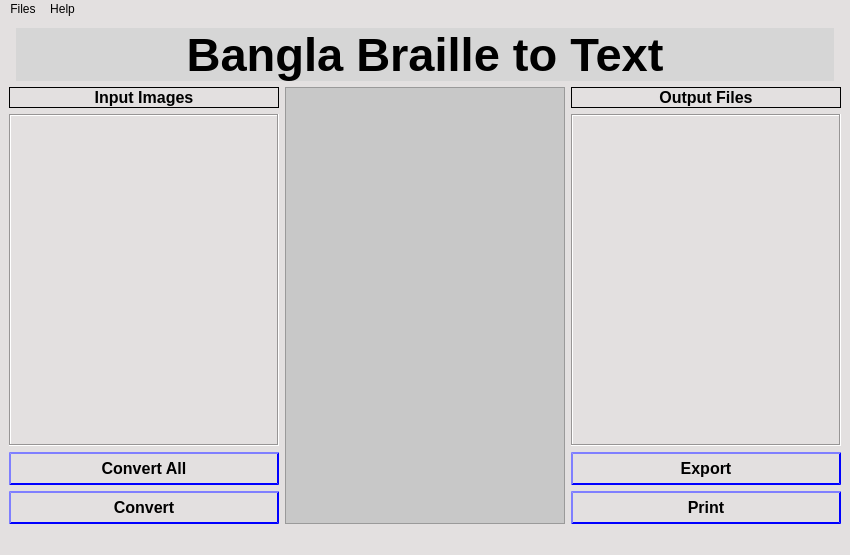
<?xml version="1.0" encoding="UTF-8"?>
<ui version="4.0">
 <class>MainWindow</class>
 <widget class="QMainWindow" name="MainWindow">
  <property name="geometry">
   <rect>
    <x>0</x>
    <y>0</y>
    <width>850</width>
    <height>555</height>
   </rect>
  </property>
  <property name="windowTitle">
   <string>MainWindow</string>
  </property>
  <property name="layoutDirection">
   <enum>Qt::LeftToRight</enum>
  </property>
  <property name="styleSheet">
   <string notr="true">background: rgb(227, 224, 224);</string>
  </property>
  <widget class="QWidget" name="centralwidget">
   <property name="layoutDirection">
    <enum>Qt::LeftToRight</enum>
   </property>
   <layout class="QHBoxLayout" name="horizontalLayout_5">
    <item>
     <layout class="QVBoxLayout" name="verticalLayout_3">
      <item>
       <layout class="QHBoxLayout" name="horizontalLayout">
        <property name="spacing">
         <number>0</number>
        </property>
        <item>
         <widget class="QLabel" name="labelIIT">
          <property name="sizePolicy">
           <sizepolicy hsizetype="Minimum" vsizetype="Maximum">
            <horstretch>0</horstretch>
            <verstretch>0</verstretch>
           </sizepolicy>
          </property>
          <property name="baseSize">
           <size>
            <width>0</width>
            <height>0</height>
           </size>
          </property>
          <property name="text">
           <string/>
          </property>
          <property name="pixmap">
           <pixmap resource="Resources.qrc">:/logo/iitLogo.jpg</pixmap>
          </property>
          <property name="scaledContents">
           <bool>true</bool>
          </property>
         </widget>
        </item>
        <item>
         <widget class="QLabel" name="labelAppName">
          <property name="sizePolicy">
           <sizepolicy hsizetype="Expanding" vsizetype="Preferred">
            <horstretch>0</horstretch>
            <verstretch>0</verstretch>
           </sizepolicy>
          </property>
          <property name="font">
           <font>
            <pointsize>35</pointsize>
            <bold>true</bold>
           </font>
          </property>
          <property name="styleSheet">
           <string notr="true">background: rgb(214, 214, 214);
background-image: url(:/logo/background1.jpg);
</string>
          </property>
          <property name="text">
           <string>Bangla Braille to Text</string>
          </property>
          <property name="alignment">
           <set>Qt::AlignCenter</set>
          </property>
         </widget>
        </item>
        <item>
         <widget class="QLabel" name="labelICT">
          <property name="sizePolicy">
           <sizepolicy hsizetype="Minimum" vsizetype="Preferred">
            <horstretch>0</horstretch>
            <verstretch>0</verstretch>
           </sizepolicy>
          </property>
          <property name="text">
           <string/>
          </property>
          <property name="pixmap">
           <pixmap resource="Resources.qrc">:/logo/ictLogo.jpg</pixmap>
          </property>
          <property name="scaledContents">
           <bool>true</bool>
          </property>
         </widget>
        </item>
       </layout>
      </item>
      <item>
       <layout class="QHBoxLayout" name="horizontalLayout_4">
        <item>
         <layout class="QVBoxLayout" name="verticalLayout_2">
          <item>
           <widget class="QLabel" name="label_2">
            <property name="enabled">
             <bool>true</bool>
            </property>
            <property name="sizePolicy">
             <sizepolicy hsizetype="Preferred" vsizetype="Fixed">
              <horstretch>0</horstretch>
              <verstretch>0</verstretch>
             </sizepolicy>
            </property>
            <property name="minimumSize">
             <size>
              <width>0</width>
              <height>0</height>
             </size>
            </property>
            <property name="font">
             <font>
              <pointsize>12</pointsize>
              <bold>true</bold>
             </font>
            </property>
            <property name="frameShape">
             <enum>QFrame::Box</enum>
            </property>
            <property name="text">
             <string>Input Images</string>
            </property>
            <property name="alignment">
             <set>Qt::AlignCenter</set>
            </property>
           </widget>
          </item>
          <item>
           <widget class="OListView" name="openListView">
            <property name="sizePolicy">
             <sizepolicy hsizetype="Maximum" vsizetype="Expanding">
              <horstretch>0</horstretch>
              <verstretch>0</verstretch>
             </sizepolicy>
            </property>
            <property name="minimumSize">
             <size>
              <width>270</width>
              <height>0</height>
             </size>
            </property>
            <property name="font">
             <font>
              <pointsize>14</pointsize>
             </font>
            </property>
            <property name="frameShape">
             <enum>QFrame::Box</enum>
            </property>
            <property name="lineWidth">
             <number>1</number>
            </property>
           </widget>
          </item>
          <item>
           <layout class="QVBoxLayout" name="verticalLayout_4">
            <item>
             <widget class="QPushButton" name="convrtAll">
              <property name="sizePolicy">
               <sizepolicy hsizetype="Fixed" vsizetype="Fixed">
                <horstretch>0</horstretch>
                <verstretch>0</verstretch>
               </sizepolicy>
              </property>
              <property name="minimumSize">
               <size>
                <width>270</width>
                <height>0</height>
               </size>
              </property>
              <property name="font">
               <font>
                <pointsize>12</pointsize>
                <bold>true</bold>
               </font>
              </property>
              <property name="focusPolicy">
               <enum>Qt::ClickFocus</enum>
              </property>
              <property name="styleSheet">
               <string notr="true">border-color: blue;
border-width:2px;
border-style:outset;
padding: 5px 10px;
</string>
              </property>
              <property name="text">
               <string>Convert All</string>
              </property>
             </widget>
            </item>
            <item>
             <widget class="QPushButton" name="convrt">
              <property name="sizePolicy">
               <sizepolicy hsizetype="Fixed" vsizetype="Fixed">
                <horstretch>0</horstretch>
                <verstretch>0</verstretch>
               </sizepolicy>
              </property>
              <property name="minimumSize">
               <size>
                <width>270</width>
                <height>0</height>
               </size>
              </property>
              <property name="font">
               <font>
                <pointsize>12</pointsize>
                <bold>true</bold>
               </font>
              </property>
              <property name="mouseTracking">
               <bool>true</bool>
              </property>
              <property name="styleSheet">
               <string notr="true">border-color: blue;
border-width:2px;
border-style:outset;
padding: 5px 10px;
</string>
              </property>
              <property name="text">
               <string>Convert</string>
              </property>
             </widget>
            </item>
           </layout>
          </item>
         </layout>
        </item>
        <item>
         <widget class="QScrollArea" name="scrollArea">
          <property name="sizePolicy">
           <sizepolicy hsizetype="Expanding" vsizetype="Expanding">
            <horstretch>0</horstretch>
            <verstretch>3</verstretch>
           </sizepolicy>
          </property>
          <property name="styleSheet">
           <string notr="true">background: rgb(200, 200, 200);</string>
          </property>
          <property name="verticalScrollBarPolicy">
           <enum>Qt::ScrollBarAsNeeded</enum>
          </property>
          <property name="horizontalScrollBarPolicy">
           <enum>Qt::ScrollBarAsNeeded</enum>
          </property>
          <property name="sizeAdjustPolicy">
           <enum>QAbstractScrollArea::AdjustIgnored</enum>
          </property>
          <property name="widgetResizable">
           <bool>false</bool>
          </property>
          <property name="alignment">
           <set>Qt::AlignCenter</set>
          </property>
          <widget class="QWidget" name="scrollAreaWidgetContents">
           <property name="geometry">
            <rect>
             <x>0</x>
             <y>0</y>
             <width>248</width>
             <height>408</height>
            </rect>
           </property>
           <property name="sizePolicy">
            <sizepolicy hsizetype="Expanding" vsizetype="Expanding">
             <horstretch>0</horstretch>
             <verstretch>0</verstretch>
            </sizepolicy>
           </property>
           <widget class="ImageLabel" name="imageLabel">
            <property name="geometry">
             <rect>
              <x>-11</x>
              <y>-21</y>
              <width>950</width>
              <height>831</height>
             </rect>
            </property>
            <property name="sizePolicy">
             <sizepolicy hsizetype="Maximum" vsizetype="Expanding">
              <horstretch>0</horstretch>
              <verstretch>0</verstretch>
             </sizepolicy>
            </property>
            <property name="minimumSize">
             <size>
              <width>250</width>
              <height>250</height>
             </size>
            </property>
            <property name="styleSheet">
             <string notr="true">background: rgb(200, 200, 200);
margin-top:0px;</string>
            </property>
            <property name="text">
             <string>Go to Files -&gt; Open Images to start converting.
Explore Help -&gt; Instruction for more options.</string>
            </property>
            <property name="alignment">
             <set>Qt::AlignHCenter|Qt::AlignTop</set>
            </property>
            <property name="margin">
             <number>25</number>
            </property>
           </widget>
          </widget>
         </widget>
        </item>
        <item>
         <layout class="QVBoxLayout" name="verticalLayout">
          <item>
           <widget class="QLabel" name="label_3">
            <property name="sizePolicy">
             <sizepolicy hsizetype="Preferred" vsizetype="Fixed">
              <horstretch>0</horstretch>
              <verstretch>0</verstretch>
             </sizepolicy>
            </property>
            <property name="font">
             <font>
              <pointsize>12</pointsize>
              <bold>true</bold>
              <stylestrategy>PreferDefault</stylestrategy>
             </font>
            </property>
            <property name="frameShape">
             <enum>QFrame::Box</enum>
            </property>
            <property name="lineWidth">
             <number>1</number>
            </property>
            <property name="text">
             <string>Output Files</string>
            </property>
            <property name="alignment">
             <set>Qt::AlignCenter</set>
            </property>
           </widget>
          </item>
          <item>
           <widget class="OListView" name="resultListView">
            <property name="sizePolicy">
             <sizepolicy hsizetype="Fixed" vsizetype="Expanding">
              <horstretch>0</horstretch>
              <verstretch>0</verstretch>
             </sizepolicy>
            </property>
            <property name="minimumSize">
             <size>
              <width>270</width>
              <height>0</height>
             </size>
            </property>
            <property name="baseSize">
             <size>
              <width>0</width>
              <height>0</height>
             </size>
            </property>
            <property name="font">
             <font>
              <pointsize>14</pointsize>
             </font>
            </property>
            <property name="frameShape">
             <enum>QFrame::Box</enum>
            </property>
            <property name="lineWidth">
             <number>1</number>
            </property>
           </widget>
          </item>
          <item>
           <layout class="QVBoxLayout" name="verticalLayout_5">
            <item>
             <widget class="QPushButton" name="btnExport">
              <property name="sizePolicy">
               <sizepolicy hsizetype="Fixed" vsizetype="Fixed">
                <horstretch>0</horstretch>
                <verstretch>0</verstretch>
               </sizepolicy>
              </property>
              <property name="minimumSize">
               <size>
                <width>270</width>
                <height>15</height>
               </size>
              </property>
              <property name="baseSize">
               <size>
                <width>270</width>
                <height>0</height>
               </size>
              </property>
              <property name="font">
               <font>
                <pointsize>12</pointsize>
                <bold>true</bold>
               </font>
              </property>
              <property name="styleSheet">
               <string notr="true">border-color: blue;
border-width:2px;
border-style:outset;
padding: 5px 20px;
</string>
              </property>
              <property name="text">
               <string>Export</string>
              </property>
              <property name="flat">
               <bool>false</bool>
              </property>
             </widget>
            </item>
            <item>
             <widget class="QPushButton" name="btnPrint">
              <property name="sizePolicy">
               <sizepolicy hsizetype="Fixed" vsizetype="Fixed">
                <horstretch>0</horstretch>
                <verstretch>0</verstretch>
               </sizepolicy>
              </property>
              <property name="minimumSize">
               <size>
                <width>270</width>
                <height>0</height>
               </size>
              </property>
              <property name="baseSize">
               <size>
                <width>10</width>
                <height>0</height>
               </size>
              </property>
              <property name="font">
               <font>
                <pointsize>12</pointsize>
                <bold>true</bold>
               </font>
              </property>
              <property name="mouseTracking">
               <bool>true</bool>
              </property>
              <property name="styleSheet">
               <string notr="true">border-color: blue;
border-width:2px;
border-style:outset;
padding: 5px 20px;
</string>
              </property>
              <property name="text">
               <string>Print</string>
              </property>
              <property name="flat">
               <bool>false</bool>
              </property>
             </widget>
            </item>
           </layout>
          </item>
         </layout>
        </item>
       </layout>
      </item>
     </layout>
    </item>
   </layout>
  </widget>
  <widget class="QMenuBar" name="menubar">
   <property name="geometry">
    <rect>
     <x>0</x>
     <y>0</y>
     <width>850</width>
     <height>22</height>
    </rect>
   </property>
   <widget class="QMenu" name="menuFiles">
    <property name="title">
     <string>Files</string>
    </property>
    <addaction name="actionOpenFiles"/>
    <addaction name="actionAddFiles"/>
    <addaction name="actionRemoveFileForOpen"/>
    <addaction name="actionQuit"/>
   </widget>
   <widget class="QMenu" name="menuHelp">
    <property name="title">
     <string>Help</string>
    </property>
    <addaction name="actionManuals"/>
    <addaction name="actionAbout_Us"/>
   </widget>
   <addaction name="menuFiles"/>
   <addaction name="menuHelp"/>
  </widget>
  <widget class="QStatusBar" name="statusbar">
   <property name="toolTip">
    <string/>
   </property>
   <property name="toolTipDuration">
    <number>-1</number>
   </property>
   <property name="whatsThis">
    <string/>
   </property>
   <property name="sizeGripEnabled">
    <bool>true</bool>
   </property>
  </widget>
  <action name="actionOpenFiles">
   <property name="text">
    <string>Open Images</string>
   </property>
   <property name="shortcut">
    <string>Ctrl+O</string>
   </property>
  </action>
  <action name="actionAddFiles">
   <property name="text">
    <string>Add Images</string>
   </property>
   <property name="shortcut">
    <string>Ctrl+A</string>
   </property>
  </action>
  <action name="actionQuit">
   <property name="text">
    <string>Exit</string>
   </property>
   <property name="shortcut">
    <string>Ctrl+X</string>
   </property>
  </action>
  <action name="actionEnvironmenVariable">
   <property name="text">
    <string>Tools</string>
   </property>
  </action>
  <action name="actionDebug">
   <property name="text">
    <string>Debug Window</string>
   </property>
  </action>
  <action name="actionIsDebug">
   <property name="checkable">
    <bool>true</bool>
   </property>
   <property name="text">
    <string>Debug Mood</string>
   </property>
  </action>
  <action name="actionManuals">
   <property name="text">
    <string>Instruction</string>
   </property>
  </action>
  <action name="actionRemoveFileForOpen">
   <property name="text">
    <string>Remove  Images</string>
   </property>
  </action>
  <action name="actionAbout_Us">
   <property name="text">
    <string>About Us</string>
   </property>
  </action>
 </widget>
 <customwidgets>
  <customwidget>
   <class>OListView</class>
   <extends>QListView</extends>
   <header>olistview.h</header>
  </customwidget>
  <customwidget>
   <class>ImageLabel</class>
   <extends>QLabel</extends>
   <header>imagelabel.h</header>
  </customwidget>
 </customwidgets>
 <resources>
  <include location="Resources.qrc"/>
 </resources>
 <connections/>
</ui>
